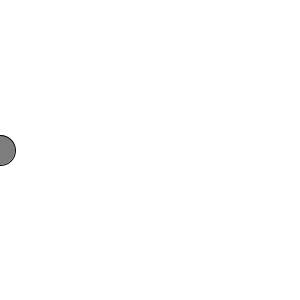
Frame 1 (no input)
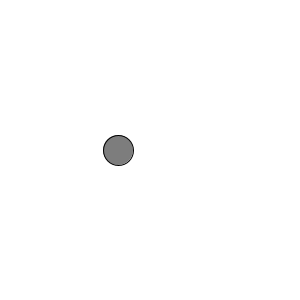
Frame 60 (the mouse pressed at the canvas centre just before this capture)
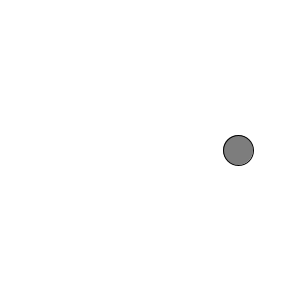
Frame 120 (the mouse held since frame 60 and released just before this capture)

The Processing sketch that drew these frames (run headless with seeded random() and noise(); from frame 60 on, the mouse is pressed at the canvas centre):

// Processing sketch: constrain1
// ── constrain1.pde
int position=0;

void setup()
{
   size(300,300);
   background(255); 
   fill(125);
}

void draw()
{
   background(255);
   ellipse(position, height/2, 30, 30);
   position=position+2;
   position=constrain(position,0,width-15);
}
